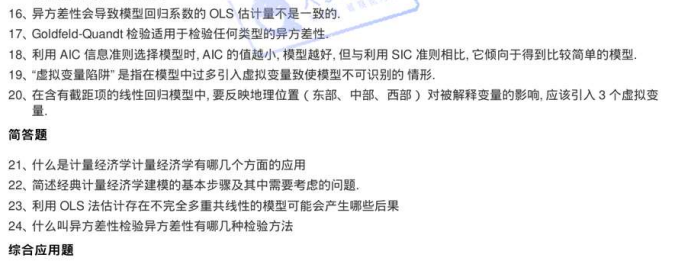
#> input picture backend/app/router/test/image.png, 678 x 271 px
$ python test.py
#> lines starting #> are read from the running program, lines starting #| are printed output that depends on the picture
import pytesseract
from PIL import Image
import os
import cv2
import numpy as np

pytesseract.pytesseract.tesseract_cmd = r'E:\tesseractOcr\tesseract.exe'

def preprocess_image(image):
    """
    图像预处理函数
    """
    # 转换为灰度图
    gray = cv2.cvtColor(image, cv2.COLOR_BGR2GRAY)

    # 自适应阈值二值化
    binary = cv2.adaptiveThreshold(
        gray, 255, cv2.ADAPTIVE_THRESH_GAUSSIAN_C,
        cv2.THRESH_BINARY, 11, 2
    )

    # 降噪
    denoised = cv2.fastNlMeansDenoising(binary)

    return denoised

def ocr_image(image_path, lang='chi_sim'):
    """
    使用Tesseract进行图片OCR识别

    Args:
        image_path: 图片路径
        lang: 识别语言，默认为英语+简体中文('eng+chi_sim')

    Returns:
        识别出的文本内容
    """
#> called with image_path = 'image.png', lang = 'chi_sim'
    try:
        # 获取当前文件所在目录
        current_dir = os.path.dirname(os.path.abspath(__file__))
        # 构建图片的完整路径并进行路径规范化
        full_image_path = os.path.normpath(os.path.join(current_dir, image_path))

        # 检查文件是否存在
        if not os.path.exists(full_image_path):
            print(f"文件不存在: {full_image_path}")
            return None

        # 使用OpenCV读取图片
        img = cv2.imdecode(np.fromfile(full_image_path, dtype=np.uint8), cv2.IMREAD_COLOR)
#> img is the input picture: shape (271, 678, 3); mean B, G, R 238.5, 238.2, 238.1

        if img is None:
            print(f"无法读取图片: {full_image_path}")
            return None

        # 图像预处理
        processed_img = preprocess_image(img)
#> in preprocess_image, `binary = cv2.adaptiveThreshold( gray, 255, cv2.ADAPTIVE_THRESH_GAUSSIA..`:
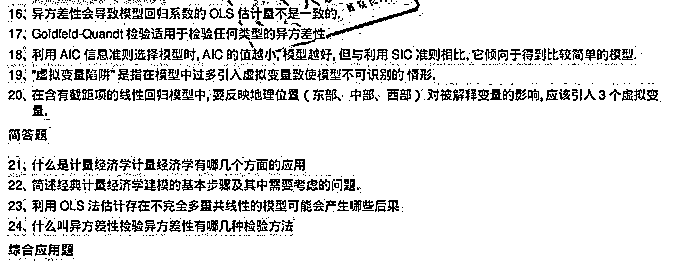
#> binary: shape (271, 678); 88.4% white; black in thin lines or dots

        # 将OpenCV图像格式转换为PIL格式
        pil_img = Image.fromarray(processed_img)

        # 使用Tesseract进行OCR识别
        # 添加额外的配置参数以提高识别准确度
        custom_config = r'--oem 3 --psm 6'
        text = pytesseract.image_to_string(
            pil_img,
            lang=lang,
            config=custom_config
        )

        return text.strip()

    except Exception as e:
        print(f"OCR识别出错: {str(e)}")
        return None

def test_ocr():
    """
    测试OCR功能
    """
    # 测试中英文混合识别
    result = ocr_image("image.png")
    print("识别结果:", result)

if __name__ == "__main__":
    test_ocr()
